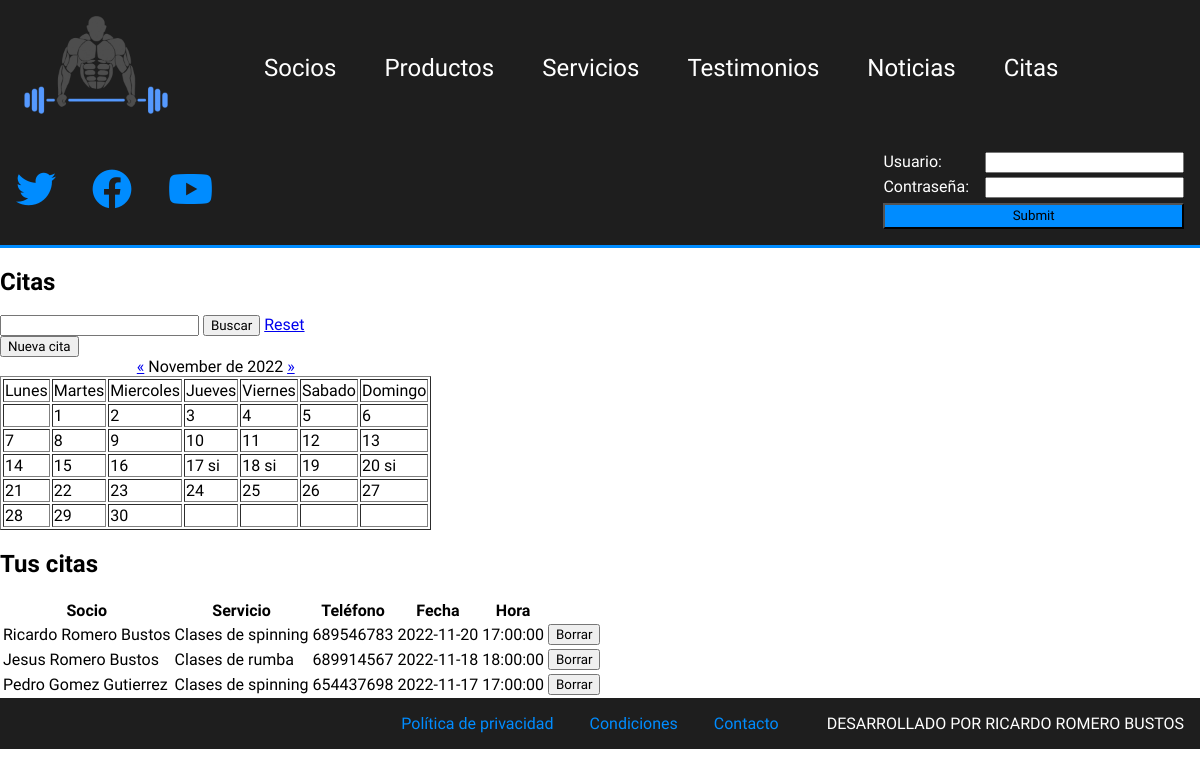
/php/citas.php, run on an earlier commit of the app's database.
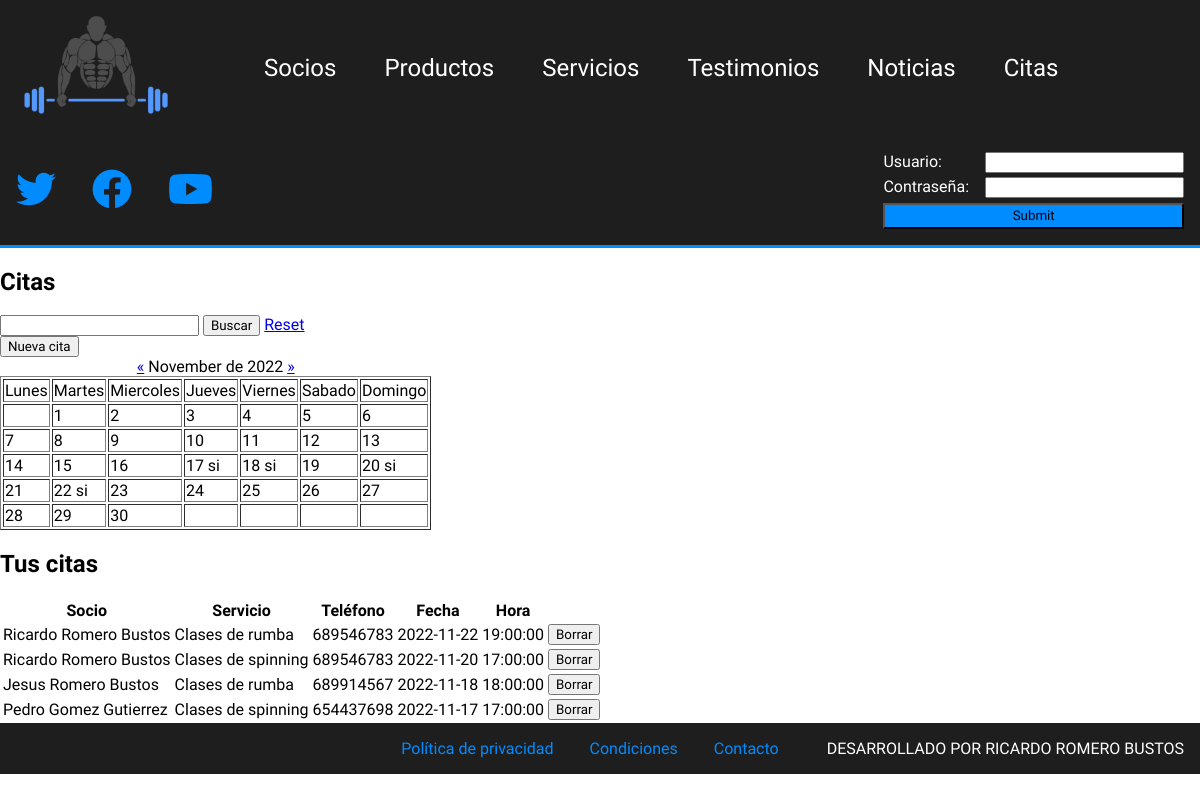
And on a later commit of the database.
### tables this page shows
CREATE TABLE `citas` (
  `socio` bigint(20) UNSIGNED NOT NULL,
  `servicio` bigint(20) UNSIGNED NOT NULL,
  `fecha` date NOT NULL,
  `hora` time NOT NULL
);

CREATE TABLE `socio` (
  `id` bigint(20) UNSIGNED NOT NULL,
  `nombre` varchar(50) NOT NULL,
  `edad` int(2) UNSIGNED NOT NULL,
  `usuario` varchar(15) NOT NULL,
  `pass` varchar(15) NOT NULL,
  `telefono` int(9) UNSIGNED NOT NULL,
  `foto` varchar(50) NOT NULL
);

CREATE TABLE `servicio` (
  `id` bigint(20) UNSIGNED NOT NULL,
  `descripcion` varchar(80) NOT NULL,
  `duracion` int(3) UNSIGNED NOT NULL,
  `precio` double(5,2) UNSIGNED NOT NULL
);

### php/citas.php (the view, shortened to what this page needs)
<!DOCTYPE html>
<html lang="en">
<head>
    <link rel="stylesheet" href="../css/estilos.css">
    <link rel="stylesheet" href="https://cdnjs.cloudflare.com/ajax/libs/font-awesome/6.2.0/css/all.min.css" />
</head>
<body>
    <header>
        <nav>
            <a href="../index.php"><img src="../img/logo.png" alt="" id="logo"></a>
            <a href="socios.php">Socios</a>
            <a href="productos.php">Productos</a>
            <a href="servicios.php">Servicios</a>
            <a href="testimonios.php">Testimonios</a>
            <a href="noticias.php">Noticias</a>
            <a href="citas.php">Citas</a>
        </nav>
        <div class="rrss">
            <a href="#"><i class="fa-brands fa-twitter"></i></a>
            <a href="#"><i class="fa-brands fa-facebook"></i></a>
            <a href="#"><i class="fa-brands fa-youtube"></i></a>
        </div>
        <div class="login">
            <form action="" method="post">
                <div>
                    <label for="usuario">Usuario:</label>
                    <input type="text" name="usuario">
                </div>
                <div>
                    <label for="pass">Contraseña:</label>
                    <input type="password" name="pass">
                </div>
                <input type="submit" name="enviar" id="btn-login">
            </form>
        </div>
    </header>
    <main>
        <section class="seccionCitas">
            <h1>Citas</h1>
            <div class="contenedor_buscar_nuevo">
                <form action="#" method="post">
                    <input type="text" name="cadena">
                    <input type="submit" name="buscar_cita" value="Buscar">
                    <a href="citas.php">Reset</a>
                </form>
                <form action="panel_citas.php" method="post">
                    <input type="submit" name="nueva_cita" value="Nueva cita">
                </form>
            </div>
            <?php
                $con=conectarServidor();
                if($_GET){
                    $m=$_GET["nuevo_mes"];
                    $a=$_GET["nuevo_ano"];
                }else{
                    $marca=time();
                    $m=date('m', $marca);
                    $a=date('Y', $marca);
                }
                $marca_start=mktime(0,0,0,$m,1,$a);
                $start=date('N', $marca_start);
                $nom_mes=strftime('%B', $marca_start);
                $max_dias=date('t', $marca_start);
                $num_filas=ceil($max_dias/7);
                $dias=1;
                $mes_anterior=$m-1;
                $ano_anterior=$a;
                $mes_siguiente=$m+1;
                $ano_siguiente=$a;
                $fechas=$con->query("select distinct fecha from citas,servicio,socio where socio=socio.id and servicio=servicio.id and fecha like '%$a-$m-%'");
                $tiene_citas=false;
                while($fila_fechas=$fechas->fetch_array(MYSQLI_ASSOC)){
                    $marca_dia=strtotime($fila_fechas['fecha']);
                    $dias_con_cita[]=date('d', $marca_dia);
                    $tiene_citas=true;
                }
                echo "<table border>
                <caption>
                    <a href=\"citas.php?nuevo_mes=$mes_anterior&nuevo_ano=$ano_anterior\">&laquo</a>
                    $nom_mes de $a
                    <a href=\"citas.php?nuevo_mes=$mes_siguiente&nuevo_ano=$ano_siguiente\">&raquo</a>
                </caption>
                <tr>
                    <td>Lunes</td>
                    <td>Martes</td>
                    <td>Miercoles</td>
                    <td>Jueves</td>
                    <td>Viernes</td>
                    <td>Sabado</td>
                    <td>Domingo</td>
                </tr>";
                for($filas=0;$filas<$num_filas;$filas++){
                    echo "<tr>";
                    for($cols=0;$cols<7;$cols++){
                        if($dias<=$max_dias && $dias>=$start){
                            if($tiene_citas){
                                if(in_array($dias, $dias_con_cita)){
                                    echo "<td class=\"dia_cita\">$dias si</td>";
                                }else{
                                    echo "<td>$dias</td>";
                                }
                                $dias++;
                            }else{
                                echo "<td>$dias</td>";
                                $dias++;
                            }
                        }else{
                            echo "<td></td>";
                            $start--;
                        }
                    }
                    echo "</tr>";
                }
                echo "</table>";
                $citas=$con->query("select distinct socio,servicio,nombre,descripcion,telefono,fecha,hora from citas,servicio,socio where socio=socio.id and servicio=servicio.id and fecha like '%$a-$m-%'");
                if($citas->num_rows>0){
                    echo "<h2>Tus citas</h2>";
                    echo "<table>
                    <thead>
                        <tr>
                            <th>Socio</th>
                            <th>Servicio</th>
                            <th>Teléfono</th>
                            <th>Fecha</th>
                            <th>Hora</th>
                        </tr>
                    </thead>
                    <tbody>";
                    while($fila_citas2=$citas->fetch_array(MYSQLI_ASSOC)){
                        echo "<tr>
                            <td>$fila_citas2[nombre]</td>
                            <td>$fila_citas2[descripcion]</td>
                            <td>$fila_citas2[telefono]</td>
                            <td>$fila_citas2[fecha]</td>
                            <td>$fila_citas2[hora]</td>
                            <td>
                                <form action=\"editar_citas.php\" method=\"post\">
                                    <input type=\"hidden\" name=\"id_socio\" value=\"$fila_citas2[socio]\">
                                    <input type=\"hidden\" name=\"id_servicio\" value=\"$fila_citas2[servicio]\">
                                    <input type=\"hidden\" name=\"fecha\" value=\"$fila_citas2[fecha]\">
                                    <input type=\"submit\" name=\"borrar_cita\" value=\"Borrar\">
                                </form>
                            </td>
                        </tr>";
                    }
                    echo "</tbody>";
                    echo "</table>";
                }
            ?>
        </section>
    </main>
    <footer>
        <div>
            <a href="#">Política de privacidad</a>
            <a href="#">Condiciones</a>
            <a href="#">Contacto</a>
        </div>
        <span>DESARROLLADO POR RICARDO ROMERO BUSTOS</span>
    </footer>
</body>
</html>

### css/estilos.css (style rules this page uses)
* { box-sizing: border-box; }
body { margin: 0; font-family: 'Play', sans-serif; }
input { font-family: inherit; }
img { max-width: 100%; }
header { display: flex; justify-content: space-between; align-items: center; flex-wrap: wrap; position: sticky; top: 0; left: 0; z-index: 999; background-color: #1e1e1e; border-bottom: 3px solid rgb(0, 140, 255); }
#logo { width: 9rem; margin-right: 3rem; }
header nav { display: flex; align-items: center; flex-wrap: wrap; }
header nav a { color: white; text-decoration: none; font-size: 1.5rem; margin: 1rem 1.5rem; }
.rrss a { color: rgb(0, 140, 255); font-size: 2.5rem; margin: 1rem; }
.login form { display: flex; flex-direction: column; color: white; margin: 1rem; }
.login form div { display: flex; justify-content: space-between; margin-bottom: 0.3rem; }
.login form div label { margin-right: 1rem; }
#btn-login { background-color: rgb(0, 140, 255); padding: 0.2rem; }
footer { display: flex; justify-content: flex-end; align-items: center; background-color: #1e1e1e; color: white; padding: 1rem; }
footer a { color: rgb(0, 140, 255); text-decoration: none; margin: 0 1rem; }
footer>div { margin-right: 2rem; }

What changed in the data, as far as the page shows it:
added citas: socio.nombre "Ricardo Romero Bustos", servicio.descripcion "Clases de rumba", socio.telefono "689546783", fecha "2022-11-22", hora "19:00:00"
Also different on the page:
list line gone: "22"
new list line: "22 si"
